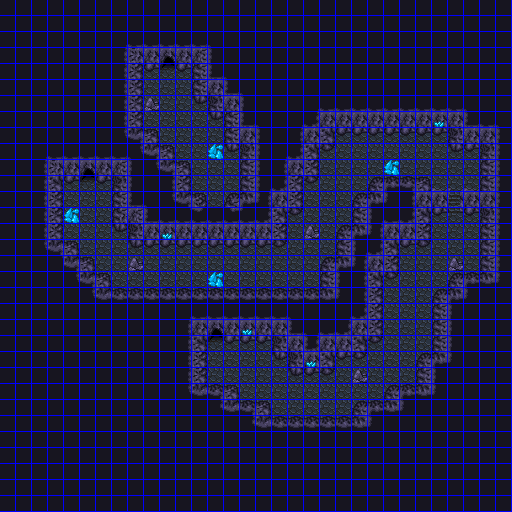

Below is a game level as drawn by its tile map, then a one-line description and the .tmx that defines it (tile-layer data replaced by summaries):
An orthogonal 64x64 tile map with 8x8 px tiles, 3 tile layers (BG, FG, Grid), 1 hidden layer not drawn, 5 tilesets and 65 objects (5x Event).

<map version="1.5" tiledversion="1.5.0" orientation="orthogonal" renderorder="right-down" width="64" height="64" tilewidth="8" tileheight="8" infinite="0" backgroundcolor="#000000" nextlayerid="7" nextobjectid="142">
 <properties>
  <property name="Flags" value="" />
  <property name="Max Steps" type="int" value="12" />
  <property name="Min Steps" type="int" value="4" />
  <property name="On Load Event" value="" />
  <property name="music" value="labyrinth" />
 </properties>
 <tileset firstgid="1" source="../../../Tiled/grid.tsx" />
 <tileset firstgid="2" source="../../../tilesets/cavern2.tsx" />
 <tileset firstgid="130" source="../../../Tiled/passability.tsx" />
 <tileset firstgid="131" source="../../../Tiled/battlers.tsx" />
 <tileset firstgid="387" source="../../../Tiled/sprites.tsx" />
 <layer id="1" name="BG" width="64" height="64">
  <data>[4096 cells, 4096 non-empty, 76 distinct tile ids]</data>
 </layer>
 <objectgroup id="5" name="Events" offsetx="0" offsety="4">
  <object id="137" name="Teleport to floor4" type="Event" gid="642" x="160" y="48" width="16" height="24">
   <properties>
    <property name="Script">hideScreen("maskOut", 1)
teleport("maps/town1/cavern/floor4.dat", 8, 15, "up")
showScreen("instant", 1)</property>
   </properties>
  </object>
  <object id="138" name="Teleport to upper level" type="Event" gid="642" x="448" y="176" width="16" height="24">
   <properties>
    <property name="Script" value="teleport(&quot;maps/town1/cavern/floor3_upper.dat&quot;, 28, 11, &quot;retain&quot;)" />
   </properties>
  </object>
  <object id="139" name="Crystals (switch=22)" type="Event" gid="642" x="208" y="144" width="16" height="24">
   <properties>
    <property name="Flags: Button" type="bool" value="true" />
    <property name="Script">ifSwitch(22, OFF)
  playSoundEffect("getItem", false)
  showOneLiner("You found some crystals.")
  givePlayerItem("treasure", "Crystal", 2)
else
  showOneLiner("There's nothing here.")
endIf
waitButtons()
turnSwitchOn(22)
hideDialog()</property>
   </properties>
  </object>
  <object id="140" name="Crystals (switch=23)" type="Event" gid="642" x="304" y="352" width="16" height="24">
   <properties>
    <property name="Flags: Button" type="bool" value="true" />
    <property name="Script">ifSwitch(23, OFF)
  playSoundEffect("getItem", false)
  showOneLiner("You found some crystals.")
  givePlayerItem("treasure", "Crystal", 1)
else
  showOneLiner("There's nothing here.")
endIf
waitButtons()
turnSwitchOn(23)
hideDialog()</property>
   </properties>
  </object>
  <object id="141" name="Crystals (switch=24)" type="Event" gid="642" x="240" y="320" width="16" height="24">
   <properties>
    <property name="Flags: Button" type="bool" value="true" />
    <property name="Script">ifSwitch(24, OFF)
  playSoundEffect("getItem", false)
  showOneLiner("You found some crystals.")
  givePlayerItem("treasure", "Crystal", 1)
else
  showOneLiner("There's nothing here.")
endIf
waitButtons()
turnSwitchOn(24)
hideDialog()</property>
   </properties>
  </object>
 </objectgroup>
 <layer id="2" name="FG" width="64" height="64">
  <data>[4096 cells, 42 non-empty, 23 distinct tile ids]</data>
 </layer>
 <objectgroup id="6" name="Regions" visible="0">
  <object id="77" template="../../../Tiled/region.tx" x="0" y="0" />
  <object id="78" template="../../../Tiled/region.tx" x="128" y="0" />
  <object id="79" template="../../../Tiled/region.tx" x="256" y="0" />
  <object id="80" template="../../../Tiled/region.tx" x="384" y="0" />
  <object id="81" template="../../../Tiled/region.tx" x="0" y="128" />
  <object id="82" template="../../../Tiled/region.tx" x="128" y="128" />
  <object id="83" template="../../../Tiled/region.tx" x="256" y="128" />
  <object id="84" template="../../../Tiled/region.tx" x="384" y="128" />
  <object id="85" template="../../../Tiled/region.tx" x="0" y="256" />
  <object id="86" template="../../../Tiled/region.tx" x="128" y="256" />
  <object id="87" template="../../../Tiled/region.tx" x="256" y="256" />
  <object id="88" template="../../../Tiled/region.tx" x="384" y="256" />
  <object id="89" template="../../../Tiled/region.tx" x="0" y="384" />
  <object id="90" template="../../../Tiled/region.tx" x="128" y="384" />
  <object id="91" template="../../../Tiled/region.tx" x="256" y="384" />
  <object id="92" template="../../../Tiled/region.tx" x="384" y="384" />
  <object id="93" gid="133" x="136" y="56" width="48" height="48" />
  <object id="94" gid="133" x="200" y="56" width="48" height="48" />
  <object id="95" gid="133" x="8" y="184" width="48" height="48" />
  <object id="96" gid="133" x="72" y="184" width="48" height="48" />
  <object id="97" gid="133" x="8" y="312" width="48" height="48" />
  <object id="98" gid="133" x="72" y="312" width="48" height="48" />
  <object id="99" gid="133" x="136" y="312" width="48" height="48" />
  <object id="100" gid="133" x="200" y="312" width="48" height="48" />
  <object id="101" gid="133" x="136" y="184" width="48" height="48" />
  <object id="102" gid="133" x="200" y="184" width="48" height="48" />
  <object id="103" gid="133" x="264" y="184" width="48" height="48" />
  <object id="104" gid="133" x="328" y="184" width="48" height="48" />
  <object id="105" gid="133" x="392" y="184" width="48" height="48" />
  <object id="106" gid="133" x="456" y="184" width="48" height="48" />
  <object id="107" gid="133" x="456" y="312" width="48" height="48" />
  <object id="108" gid="133" x="392" y="312" width="48" height="48" />
  <object id="109" gid="133" x="328" y="312" width="48" height="48" />
  <object id="110" gid="133" x="264" y="312" width="48" height="48" />
  <object id="111" gid="133" x="328" y="440" width="48" height="48" />
  <object id="112" gid="133" x="264" y="440" width="48" height="48" />
  <object id="113" gid="133" x="200" y="440" width="48" height="48" />
  <object id="114" gid="133" x="136" y="440" width="48" height="48" />
  <object id="115" gid="134" x="328" y="504" width="48" height="48" />
  <object id="116" gid="134" x="264" y="504" width="48" height="48" />
  <object id="117" gid="134" x="200" y="504" width="48" height="48" />
  <object id="118" gid="134" x="136" y="504" width="48" height="48" />
  <object id="119" gid="134" x="136" y="376" width="48" height="48" />
  <object id="120" gid="134" x="200" y="376" width="48" height="48" />
  <object id="121" gid="134" x="8" y="376" width="48" height="48" />
  <object id="122" gid="134" x="72" y="376" width="48" height="48" />
  <object id="123" gid="134" x="264" y="376" width="48" height="48" />
  <object id="124" gid="134" x="328" y="376" width="48" height="48" />
  <object id="125" gid="134" x="392" y="376" width="48" height="48" />
  <object id="126" gid="134" x="456" y="376" width="48" height="48" />
  <object id="127" gid="134" x="456" y="248" width="48" height="48" />
  <object id="128" gid="134" x="392" y="248" width="48" height="48" />
  <object id="129" gid="134" x="328" y="248" width="48" height="48" />
  <object id="130" gid="134" x="264" y="248" width="48" height="48" />
  <object id="131" gid="134" x="200" y="248" width="48" height="48" />
  <object id="132" gid="134" x="136" y="248" width="48" height="48" />
  <object id="133" gid="134" x="72" y="248" width="48" height="48" />
  <object id="134" gid="134" x="8" y="248" width="48" height="48" />
  <object id="135" gid="134" x="136" y="120" width="48" height="48" />
  <object id="136" gid="134" x="200" y="120" width="48" height="48" />
 </objectgroup>
 <layer id="3" name="Passability" width="64" height="64" visible="0">
  <data>[4096 cells, 111 non-empty, 1 distinct tile ids]</data>
 </layer>
 <layer id="4" name="Grid" width="64" height="64">
  <data>[4096 cells, 1024 non-empty, 1 distinct tile ids]</data>
 </layer>
</map>
